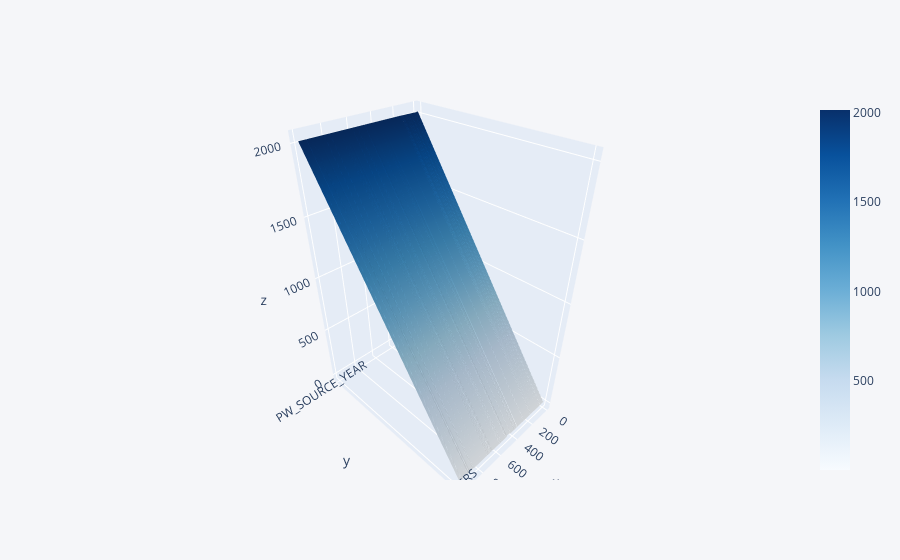

Notebook source saved alongside this figure:
### Code cell
data1[['PW_SOURCE_YEAR','TOTAL_WORKERS']].iplot(kind='surface',colorscale='blues')

### Figure 1 — Plotly figure (JSON) as saved in the notebook; plotly's stock layout.template omitted (floating-point values rounded to 4 significant figures; data arrays with more than 128 entries replaced by an {"elided": "..."} marker saying what was removed)
{"data": [{"colorscale": [[0, "rgb(247,251,255)"], [0.125, "rgb(222,235,247)"], [0.25, "rgb(198,219,239)"], [0.375, "rgb(158,202,225)"], [0.5, "rgb(107,174,214)"], [0.625, "rgb(66,146,198)"], [0.75, "rgb(33,113,181)"], [0.875, "rgb(8,81,156)"], [1, "rgb(8,48,107)"]], "type": "surface", "x": {"elided": "999 int values"}, "y": ["PW_SOURCE_YEAR", "TOTAL_WORKERS"], "z": {"elided": "2x999 int values"}}], "layout": {"legend": {"bgcolor": "#F5F6F9", "font": {"color": "#4D5663"}}, "paper_bgcolor": "#F5F6F9", "plot_bgcolor": "#F5F6F9", "title": {"font": {"color": "#4D5663"}}, "xaxis": {"gridcolor": "#E1E5ED", "showgrid": true, "tickfont": {"color": "#4D5663"}, "title": {"font": {"color": "#4D5663"}, "text": ""}, "zerolinecolor": "#E1E5ED"}, "yaxis": {"gridcolor": "#E1E5ED", "showgrid": true, "tickfont": {"color": "#4D5663"}, "title": {"font": {"color": "#4D5663"}, "text": ""}, "zerolinecolor": "#E1E5ED"}}}
